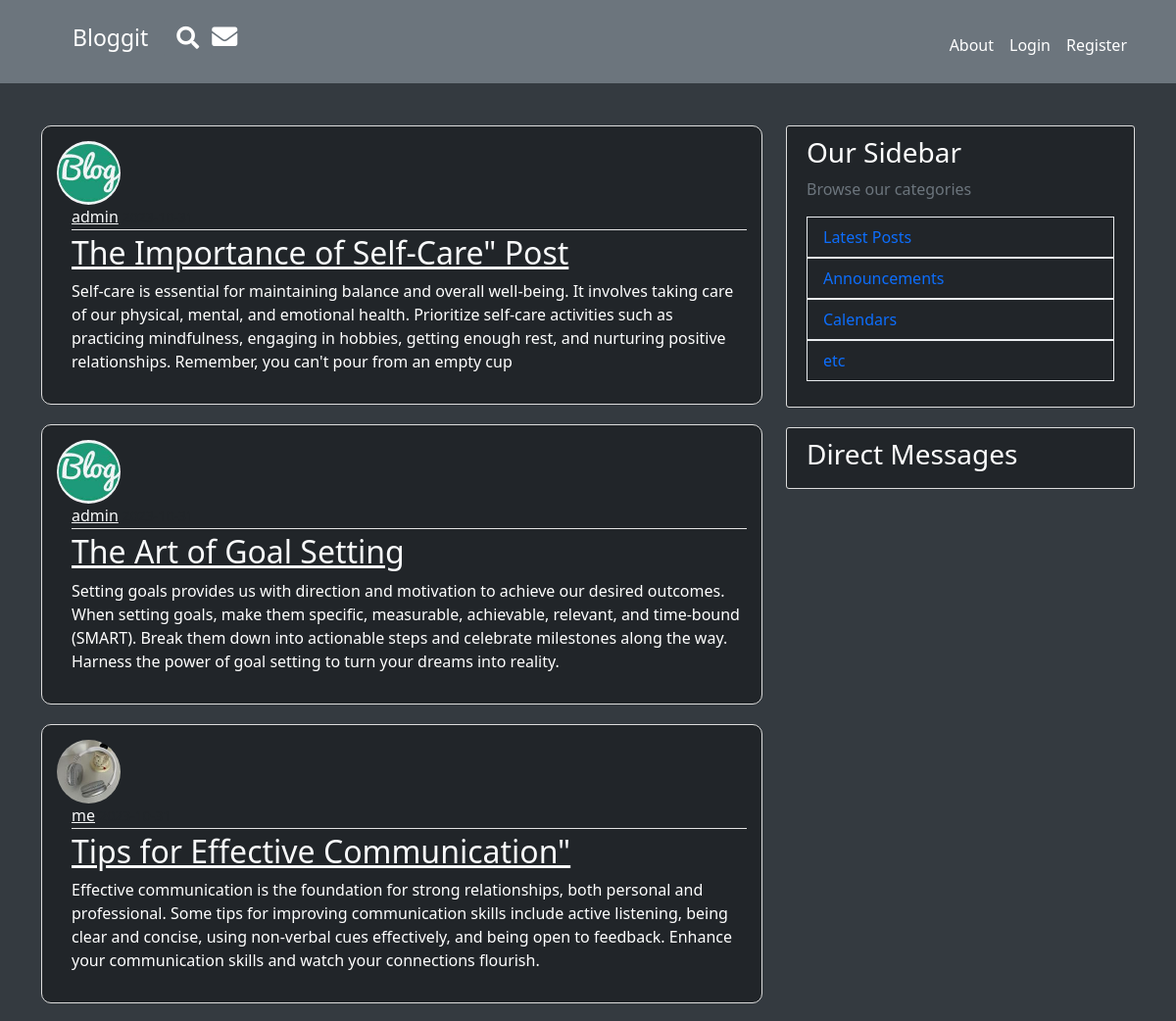
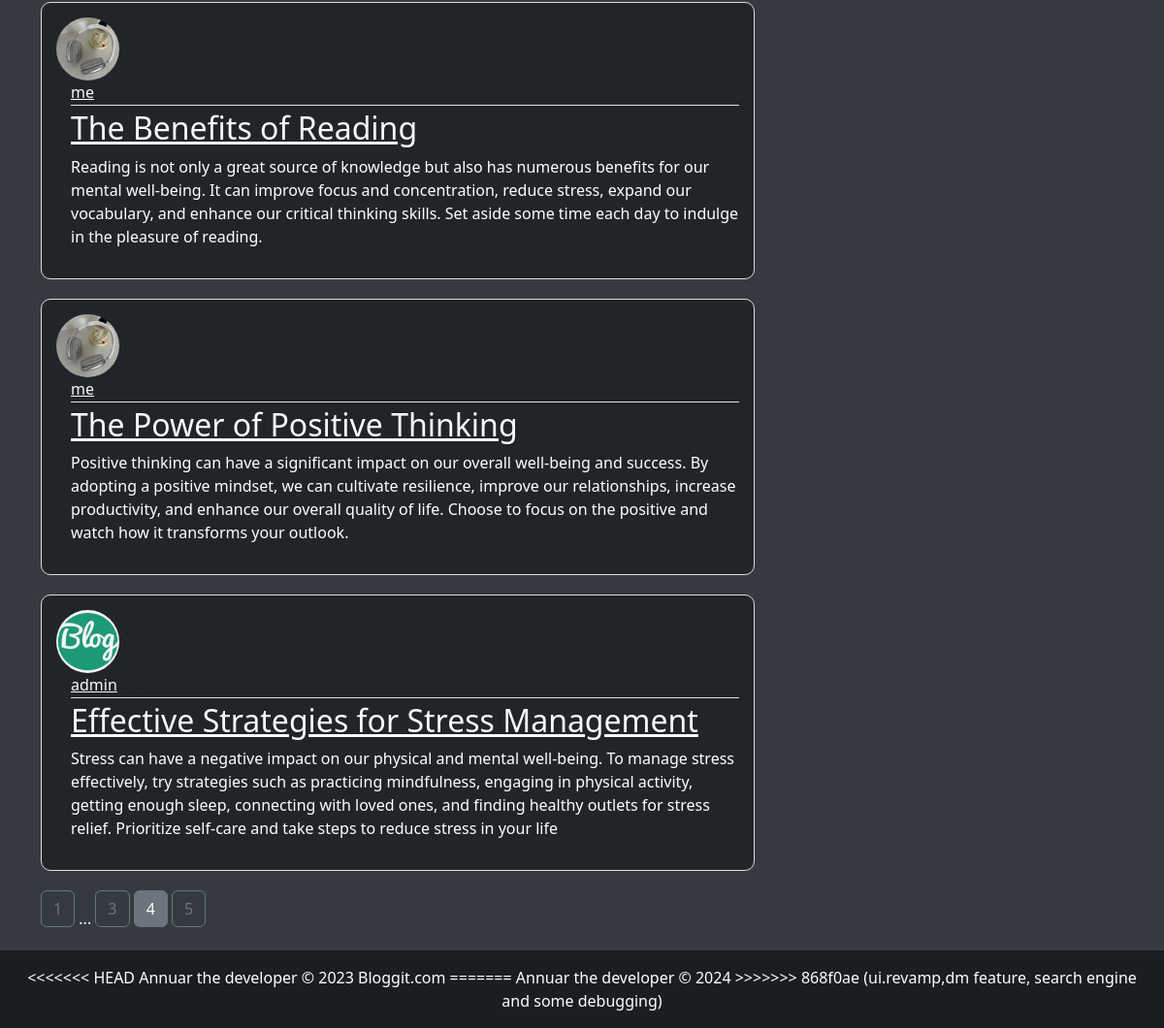
/home?page=4, run on the app's committed database (2 pictures, top to bottom).
### flaskblog/models.py (models this page shows, shortened)
class Post(db.Model):
    id = db.Column(db.Integer, primary_key=True)
    title = db.Column(db.String(100), nullable=False)
    date_posted = db.Column(db.DateTime, nullable=False, default=datetime.utcnow)
    content = db.Column(db.Text, nullable=False)
    user_id = db.Column(db.Integer, db.ForeignKey('user.id'), nullable=False)

class User(db.Model, UserMixin):
    id = db.Column(db.Integer, primary_key=True)
    username = db.Column(db.String(20), unique=True, nullable=False)
    email = db.Column(db.String(120), unique=True, nullable=False)
    image_file = db.Column(db.String(20), nullable=False, default='default.jpeg')
    password = db.Column(db.String(60), nullable=False)
    post = db.relationship('Post', backref='author', lazy=True)
    sent_messages = db.relationship('Message', foreign_keys='Message.sender_id', backref='sender', lazy='dynamic')
    received_messages = db.relationship('Message', foreign_keys='Message.recipient_id', backref='recipient', lazy='dynamic')

### flaskblog/routes.py (the view)
@app.route("/")
@app.route("/home")
def home():
    page = request.args.get('page', 1, type=int)
    posts = Post.query.order_by(Post.date_posted.desc()).paginate(page=page, per_page=6)
    return render_template("home.html", posts=posts)

### flaskblog/templates/home.html (shortened to what this page needs)
{% extends "layout.html" %}
{% block content %}
{% for post in posts.items %}
    <article class="media content-section bg-dark" style="color: #fff; padding: 15px; border-radius: 10px; margin-bottom: 20px;">
        <img class="rounded-circle article-img" id="profile_image" src="{{ url_for('static', filename='profile_pics/' + post.author.image_file) }}" onclick="handleProfilePictureClick()">
        <div class="media-body" style="margin-left: 15px;">
            <div class="article-metadata">
                <a class="mr-2 text-light" href="{{ url_for('user_posts', username=post.author.username) }}">{{ post.author.username }}</a>
                <small class="text-muted">{{ post.date_posted.strftime('%Y-%m-%d') }}</small>
            </div>
            <h2><a class="article-title text-light" href="{{ url_for('post', post_id=post.id)}}">{{ post.title }}</a></h2>
            <p class="article-content">{{ post.content }}</p>
        </div>
    </article>
{% endfor %}
{% for page_num in posts.iter_pages(left_edge=1, right_edge=1, left_current=1, right_current=2) %}
    {% if page_num %}
        {% if posts.page == page_num %}
            <a class="btn btn-secondary mb-4" href="{{ url_for('home', page=page_num)}}">{{ page_num }}</a>
        {% else %}
            <a class="btn btn-outline-secondary mb-4" href="{{ url_for('home', page=page_num)}}">{{ page_num }}</a>
        {% endif %}
    {% else %}
        ...
    {% endif %}
{% endfor %}
{% endblock content %}

### flaskblog/static/main.css (style rules this page uses)
body { background: #fafafa; color: #333333; margin-top: 5rem; display: flex; flex-direction: column; min-height: 100vh; }
h1, h2, h3, h4, h5, h6 { color: #444444; }
.content-section { background: #ffffff; padding: 10px 20px; border: 1px solid #dddddd; border-radius: 3px; margin-bottom: 20px; }
.article-title { color: #444444; }
.article-content { white-space: pre-line; }
.article-img { height: 65px; width: 65px; margin-right: 16px; }
.article-metadata { padding-bottom: 1px; margin-bottom: 4px; border-bottom: 1px solid #e3e3e3 }

### flaskblog/templates/layout.html (style rules this page uses)
body { background-color: #343a40; color: #ffffff; }

### data on the page
Post: image_file (picture), author.username "admin", title "The Importance of Self-Care\" Post", content "Self-care is essential for maintaining balance and overall well-being. It involves taking care of our physical, mental, and emotional health. Prioritize self-care activities such as practicing mindfulness, engaging in hobbies, getting enough rest, and nurturing positive relationships. Remember, you can't pour from an empty cup"
Post: image_file (picture), author.username "admin", title "The Art of Goal Setting", content "Setting goals provides us with direction and motivation to achieve our desired outcomes. When setting goals, make them specific, measurable, achievable, relevant, and time-bound (SMART). Break them down into actionable steps and celebrate milestones along the way. Harness the power of goal setting to turn your dreams into reality."
Post: image_file (picture), author.username "me", title "Tips for Effective Communication\"", content "Effective communication is the foundation for strong relationships, both personal and professional. Some tips for improving communication skills include active listening, being clear and concise, using non-verbal cues effectively, and being open to feedback. Enhance your communication skills and watch your connections flourish."
Post: image_file (picture), author.username "me", title "The Benefits of Reading", content "Reading is not only a great source of knowledge but also has numerous benefits for our mental well-being. It can improve focus and concentration, reduce stress, expand our vocabulary, and enhance our critical thinking skills. Set aside some time each day to indulge in the pleasure of reading."
Post: image_file (picture), author.username "me", title "The Power of Positive Thinking", content "Positive thinking can have a significant impact on our overall well-being and success. By adopting a positive mindset, we can cultivate resilience, improve our relationships, increase productivity, and enhance our overall quality of life. Choose to focus on the positive and watch how it transforms your outlook."
Post: image_file (picture), author.username "admin", title "Effective Strategies for Stress Management", content "Stress can have a negative impact on our physical and mental well-being. To manage stress effectively, try strategies such as practicing mindfulness, engaging in physical activity, getting enough sleep, connecting with loved ones, and finding healthy outlets for stress relief. Prioritize self-care and take steps to reduce stress in your life"

### other printed values
{{ page_num }} "1" "3" "5"
{{ page_num }} "4"
